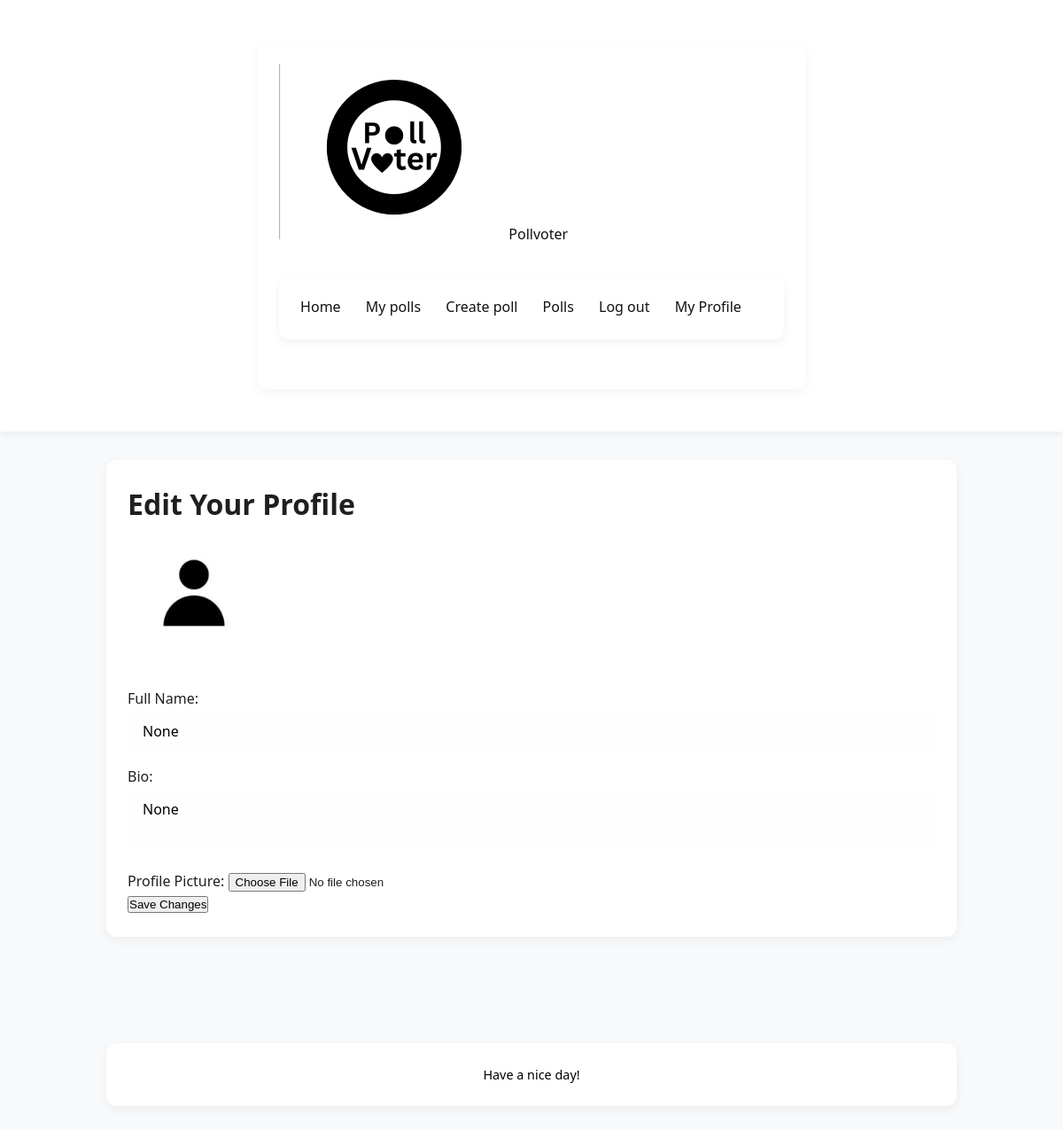
/edit_profile (signed in), run on an earlier commit of the app's database.
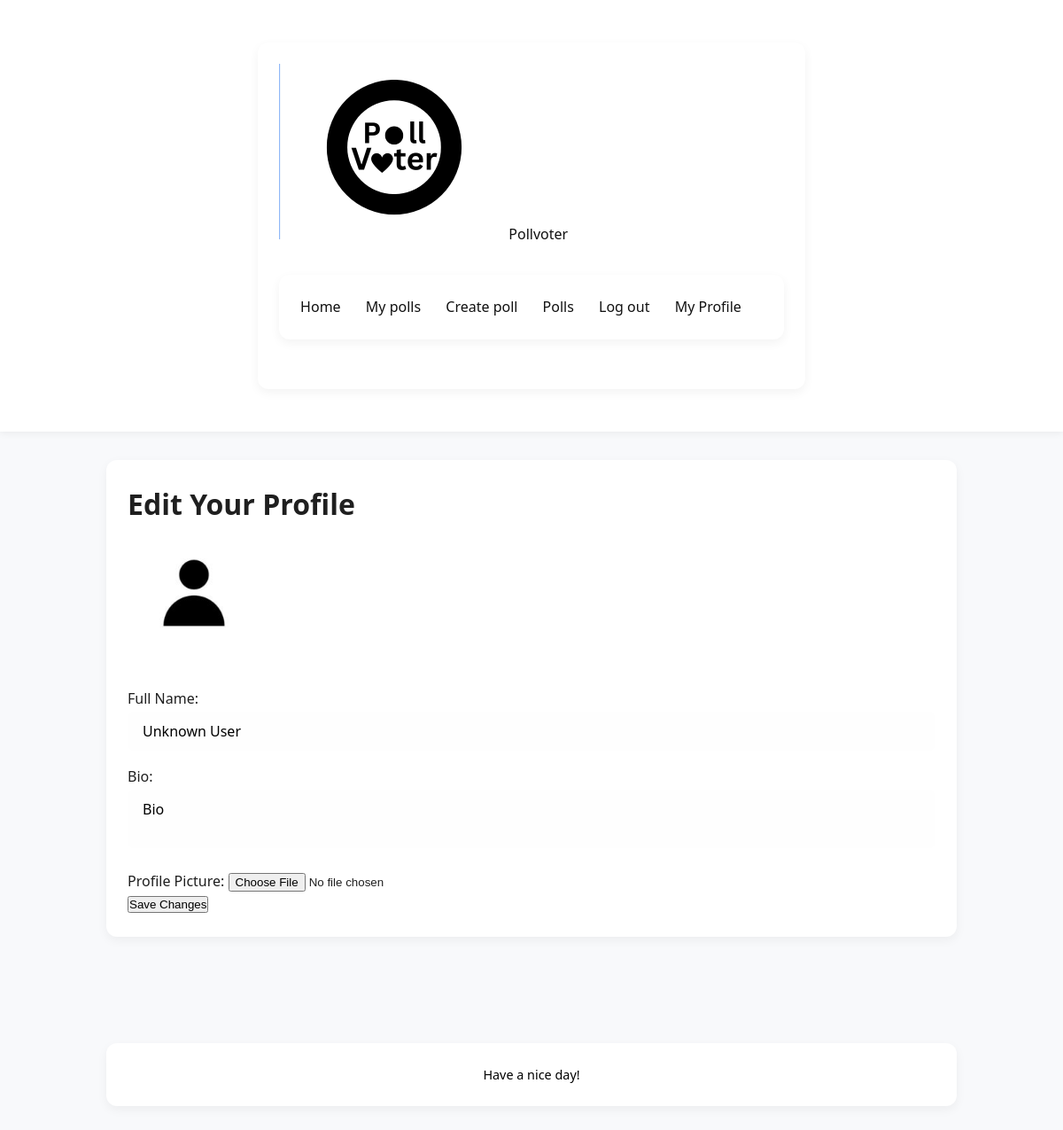
And on a later commit of the database.
### app/models.py (models this page shows, shortened)
class User(UserMixin, db.Model):
    __tablename__ = "user"
    id = Column(Integer, primary_key=True)
    username = Column(Text, unique=True, nullable = False)
    created_at = Column(DateTime, default=datetime.now)
    full_name = Column(Text)
    bio = Column(Text)
    pfp = Column(Text)
    password_hash = Column(Text)
    polls = relationship("Poll", back_populates="author")
    votes = relationship("Vote", back_populates="user")
    comments = relationship("Comment", back_populates="author")
    def getpfp(self):
        if self.pfp:
            return f"/static/uploads/pfp/{self.pfp}"
        else:
            return f"/static/uploads/pfp/default.jpg"
    blocked = relationship(
        "User", secondary=blocklist,
        primaryjoin=(blocklist.c.blocker_id == id),
        secondaryjoin=(blocklist.c.blocked_id == id),
        backref=db.backref("blocked_by", lazy="dynamic"),
        lazy="dynamic"
    )

### app/routes.py (the view, shortened to what this page needs)
@main.route('/edit_profile', methods = ["GET", "POST"])
@login_required
def edit_profile():
    return render_template("edit_profile.html")

### app/__init__.py (called while the page is built)
def create_app():
    app = Flask(__name__)
    app.config['SECRET_KEY'] = 'your_secret_key'
    app.config['SQLALCHEMY_DATABASE_URI'] = 'sqlite:///pollvoter.db'
    app.config['SQLALCHEMY_TRACK_MODIFICATIONS'] = False
    app.config["UPLOAD_FOLDER"] = "static/uploads"
    app.config["PFP_FOLDER"] =  "app/static/uploads/pfp"
    db.init_app(app)
    login_manager.init_app(app)
    migrate.init_app(app, db)
    app.register_blueprint(auth)
    app.register_blueprint(main)
    app.register_blueprint(polls)
    @login_manager.user_loader
    def load_user(userid):
        return User.query.get(int(userid))
    return app

### app/templates/edit_profile.html (shortened to what this page needs)
{% extends "base.html" %}
{% block content %}
<h1>Edit Your Profile</h1>
<img src="{{ current_user.getpfp() }}" alt="Current Profile Picture" width="150" height="150">
<form method="POST" enctype="multipart/form-data">
    <label>Full Name:</label>
    <input type="text" name="full_name" value="{{ current_user.full_name }}"><br>
    <label>Bio:</label>
    <textarea name="bio">{{ current_user.bio }}</textarea><br>
    <label>Profile Picture:</label>
    <input type="file" name="pfp"><br>
    <button type="submit">Save Changes</button>
</form>
{% endblock %}

What changed in the data, as far as the page shows it:
changed User: full_name "None" → "Unknown User"; bio "None" → "Bio"
